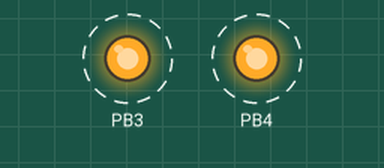
Bench run of a sketch on a simulated ATtiny85, built with avr-gcc and run on an emulated ATtiny85. Shown: output pins drawn as LEDs (lit = HIGH). Dashed ring = blinking.

Above: at 0.05 s.
Timing chart, 0 to 3.0 s (numbered marks = the images above):
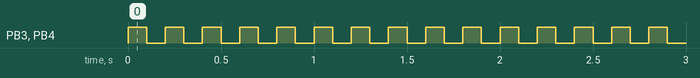

The sketch:

attiny_85_blink.ino
```cpp
/*************************Notes********************************
All page number is referred to ATtiny 85 datasheet unless state otherwise
1. To run assembly in Arduino: __asm__("nop"); __asm__("ldi r16, 0x02");
2. To set a bit: bitwise or; Ex. PORTB |= 1 << PORTB3; pull PB3 high
3. To clear a bit: invert, then bitwise and; Ex. PORTB &= ~(1 << PORTB3);
4. PB5 cannot be set as input when using arduino bootloader
***************************************************************/

#include <stdlib.h>
#include <inttypes.h>
#include <util/delay.h>
#include <avr/interrupt.h>
#include <avr/io.h>

#define PINB5_set 0x20
#define PINB4_set 0x10
#define PINB3_set 0x08
#define PINB2_set 0x04
#define PINB1_set 0x02
//#define PINB0_set 0x01


int main(void){
  DDRB |= 1<<DDB3;  //set PB3 as output;  p55
  PORTB &= ~(1<<PORTB3);  //pull PB3 low

  DDRB |= 1<<DDB4;  //set PB4 as output; p55
  PORTB &= ~(1<<PORTB4);  //pull PB4 low


  while (1) {
    PORTB |= 1<<PORTB3;    //pull PB3 high
    PORTB |= 1<<PORTB4;    //pull PB4 high
    _delay_ms(100);
    PORTB &= ~(1<<PORTB3);  //pull PB3 low
    PORTB &= ~(1<<PORTB4);  //pull PB4 low
    _delay_ms(100);
  }
}

 /*********************Using C Style****************************************
 //------------------------Ex. 3: SPI transaction---------------------------
int main(void){
  DDRB |= 1<<DDB3;  //set PB3 as output;  p55
  PORTB &= ~(1<<PORTB3);  //pull PB3 low

  DDRB |= 1<<DDB4;  //set PB4 as output; p55
  PORTB &= ~(1<<PORTB4);  //pull PB4 low

  spi_slave_setup();

  uint8_t spi_start = 0;
  uint8_t data_in = 0;
  uint8_t data_out = 0xAB;

  while (1) {
    spi_start = USISR & (1<<USISIF);
    if(spi_start != 0){       //if start condition flag is set
      PORTB |= 1<<PORTB4;    //pull PB4 high = turn on LED at PB4

      spi_transfer(&data_in, &data_out);

      if(data_in == 0x09){  //if the address = 0x09
        PORTB |= 1<<PORTB3;  //pull PB3 high = turn on LED at PB3
        _delay_ms(500);
      }
    } else {
      PORTB &= ~(1<<PORTB4);  //pull PB4 low
      PORTB &= ~(1<<PORTB3);  //pull PB3 low
    }
  }
}
void spi_slave_setup(){
  USICR &= ~(1<<USIWM1);  //three-wire mode; p117
  USICR |= 1<<USIWM0;  //three-wire mode; p117
  DDRB |= 1<<PORTB1;  //use spi as bi-directional setup, set DO pin as output = receive and transmit at the same time; p117

  USICR |= 1<<USICS1;  //External CLK; Positive edge; count both edges; p118
  USICR &= ~((1<<USICS0)|(1<<USICLK)); //External CLK; Positive edge; count both edges; p118

  USISR |= 1<<USISIF;  //clear Start Condition flag
  USISR |= 1<<USIOIF;  //clear counter overflow flag
}

void spi_transfer(uint8_t *DI, uint8_t *DO){
  USIDR = *DO;  //store the content of DO to Data Reg
  int8_t USI_SR = USISR & (1<<USIOIF);  //store overflow flag
  while(USI_SR == 0){  //if overflow flag is not set
    USI_SR = USISR & (1<<USIOIF);
  }
  *DI = USIBR;
  USISR |= 1<<USISIF;  //clear Start Condition flag
  USISR |= 1<<USIOIF;  //clear counter overflow flag
}

 //-------Ex. 2; read from PortB0--------------
DDRB |= 1 << DDB3;  //set PB3 as output
PORTB |= 1 << PORTB3;  //pull PB3 high

DDRB &= ~(1 << DDB0);  //set PB0 as input
PORTB &= ~(1 << PORTB0);   //PB0 = input, No pull-up, tri-state;  p55

int8_t PB0_in = 0;

while (1) {
  PB0_in = PINB;   //read Input Pin

  if(PB0_in == 1){       //check input to PB0
    PORTB |= 1 << PORTB3;  //pull PB3 high
  } else {
    PORTB &= ~(1 << PORTB3);  //pull PB3 low
  }
}
 //-------Ex. 1; flash LED-----------------
DDRB = 0b00001000;    // set PB3 to be output
while (1) {
  // flash# 2:
  // set PB3 high
  PORTB = 0b00001000;
  _delay_ms(500);
  // set PB3 low
  PORTB = 0b00000000;
  _delay_ms(500);
}
 ********************************************************************************/
/*********************Using Arudino Style****************************************
  init();  //must be called before using arduino function; declared in Arduino.h; defined in wiring.c
  int led = 0;
  pinMode(led, OUTPUT);

  for(;;){
    digitalWrite(led, HIGH);   // turn the LED on (HIGH is the voltage level)
    delay(1000);               // wait for a second
    digitalWrite(led, LOW);    // turn the LED off by making the voltage LOW
    delay(1000);
  }
 ********************************************************************************/
```

Measured:
- by itself, PB3, PB4: alternates HIGH for 0.10 s and LOW for 0.10 s
